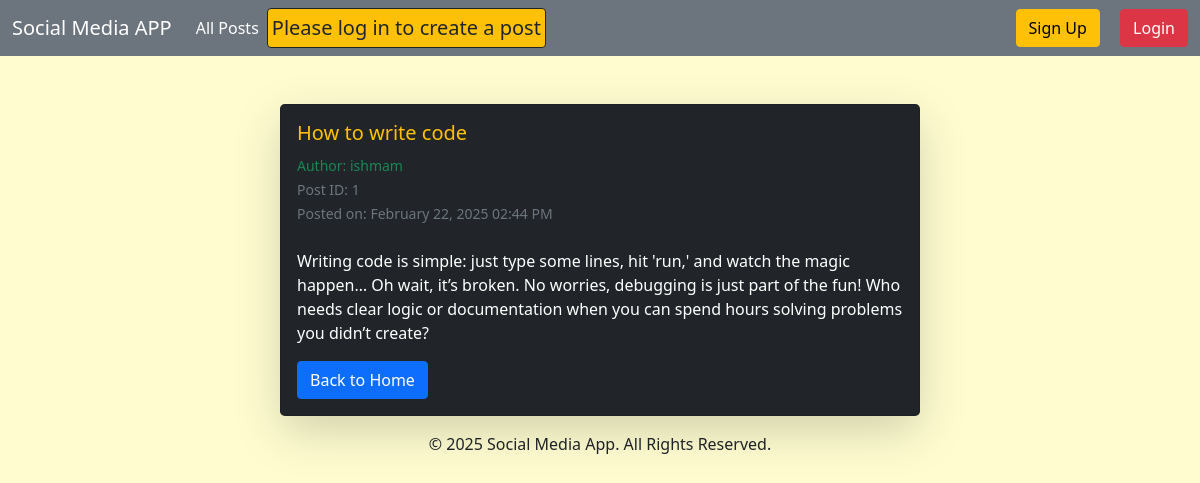
Page /post_detail/1/ on the committed database.
### social/models.py (models this page shows, shortened)
class Post(models.Model):
    user = models.ForeignKey(User, on_delete=models.CASCADE, related_name='posts')
    title = models.CharField(max_length=255)
    content = models.TextField()
    image = models.ImageField(upload_to='post_images/', blank=True, null=True)  # Add this field
    created_at = models.DateTimeField(auto_now_add=True)
    updated_at = models.DateTimeField(auto_now=True)

### social/views.py (the view)
# urls.py: path('post_detail/<int:pk>/', views.post_detail, name='post_detail'),
def post_detail(request, pk):
    post = get_object_or_404(Post, pk=pk)
    return render(request, 'social/post_detail.html', {'post': post})

### social/templates/social/post_detail.html
{% extends 'base.html' %}
{% block content %}
  <div class="container mt-5">
    <div class="card bg-dark text-white shadow-lg rounded-3" style="max-width: 40rem; margin: 0 auto;">
      <div class="card-body">
        <h5 class="card-title text-warning">{{ post.title }}</h5>
        <p class="card-text">
          <small class="text-success">Author: {{ post.user.username }}</small><br>
          <small class="text-muted">Post ID: {{ post.id }}</small><br>
          <small class="text-muted">Posted on: {{ post.created_at|date:"F d, Y h:i A" }}</small><br><br>
          <span>{{ post.content }}</span>
        </p>
        <a href="{% url 'home' %}" class="btn btn-primary">Back to Home</a>
      </div>
    </div>
  </div>
{% endblock %}

### rows in the picture
Post: title "How to write code", user.username "ishmam", id "1", created_at "February 22, 2025 02:44 PM", content "Writing code is simple: just type some lines, hit 'run,' and watch the magic happen… Oh wait, it’s broken. No worries, debugging is just part of the fun! Who needs clear logic or documentation when you can spend hours solving problems you didn’t create?"
